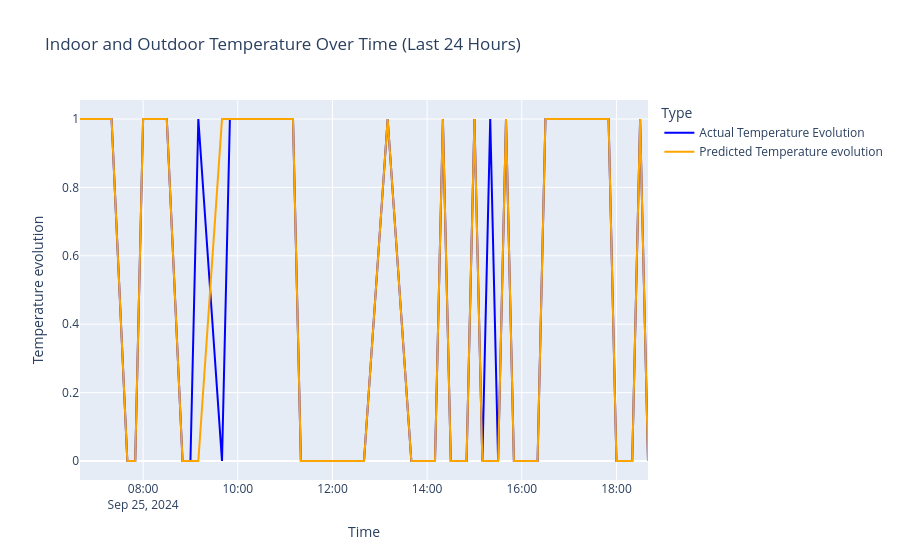

Here is the notebook cell this chart was saved with:
### Code cell
# Convert 'ts' column to datetime format if it's not already
df['ts'] = pd.to_datetime(df['ts'])  # Convert 'ts' to datetime

# Create a new DataFrame to hold the actual and predicted values along with outdoor temperature
results_df = df[['ts', 'trend']].copy()  # Copy the time series and actual indoor temperature
results_df['predicted_trend'] = best_model.predict(X)  # Add predicted indoor temperature using the model

# Filter the results to include only the last 24 hours
last_24_hours = results_df[results_df['ts'] >= results_df['ts'].max() - pd.Timedelta(hours=12)]  # Select data from the last 24 hours

with warnings.catch_warnings(): ## Ignore this future warning since it is a Plotly problem, not a problem with my code
    warnings.simplefilter("ignore", FutureWarning)
    # Create the plotly figure
    fig = go.Figure()
    
    # Add traces for actual indoor temperature, predicted indoor temperature, and outdoor temperature
    fig.add_trace(go.Scatter(x=last_24_hours['ts'], y=last_24_hours['trend'], mode='lines', name='Actual Temperature Evolution', line=dict(color='blue')))  # Trace for actual indoor temperature
    fig.add_trace(go.Scatter(x=last_24_hours['ts'], y=last_24_hours['predicted_trend'], mode='lines', name='Predicted Temperature evolution', line=dict(color='orange')))  # Trace for predicted indoor temperature
    
    # Update layout
    fig.update_layout(title='Indoor and Outdoor Temperature Over Time (Last 24 Hours)',  # Set the title of the plot
                      xaxis_title='Time',  # Label for the x-axis
                      yaxis_title='Temperature evolution',  # Label for the y-axis
                      legend_title='Type',  # Title for the legend
                      hovermode='x')  # Enable hover mode for better interaction
    
    # Show the plot
    fig.show()  # Display the plot

### Figure 1 — Plotly figure (JSON) as saved in the notebook; plotly's stock layout.template omitted (floating-point values rounded to 4 significant figures)
{"data": [{"line": {"color": "blue"}, "mode": "lines", "name": "Actual Temperature Evolution", "type": "scatter", "x": ["2024-09-25T06:40:00", "2024-09-25T07:00:00", "2024-09-25T07:20:00", "2024-09-25T07:40:00", "2024-09-25T07:50:00", "2024-09-25T08:00:00", "2024-09-25T08:10:00", "2024-09-25T08:20:00", "2024-09-25T08:30:00", "2024-09-25T08:50:00", "2024-09-25T09:00:00", "2024-09-25T09:10:00", "2024-09-25T09:40:00", "2024-09-25T09:50:00", "2024-09-25T10:30:00", "2024-09-25T10:40:00", "2024-09-25T10:50:00", "2024-09-25T11:10:00", "2024-09-25T11:20:00", "2024-09-25T11:30:00", "2024-09-25T11:40:00", "2024-09-25T11:50:00", "2024-09-25T12:00:00", "2024-09-25T12:10:00", "2024-09-25T12:40:00", "2024-09-25T13:10:00", "2024-09-25T13:40:00", "2024-09-25T13:50:00", "2024-09-25T14:10:00", "2024-09-25T14:20:00", "2024-09-25T14:30:00", "2024-09-25T14:40:00", "2024-09-25T14:50:00", "2024-09-25T15:00:00", "2024-09-25T15:10:00", "2024-09-25T15:20:00", "2024-09-25T15:30:00", "2024-09-25T15:40:00", "2024-09-25T15:50:00", "2024-09-25T16:00:00", "2024-09-25T16:20:00", "2024-09-25T16:30:00", "2024-09-25T16:40:00", "2024-09-25T17:00:00", "2024-09-25T17:10:00", "2024-09-25T17:20:00", "2024-09-25T17:30:00", "2024-09-25T17:40:00", "2024-09-25T17:50:00", "2024-09-25T18:00:00", "2024-09-25T18:10:00", "2024-09-25T18:20:00", "2024-09-25T18:30:00", "2024-09-25T18:40:00"], "y": [1, 1, 1, 0, 0, 1, 1, 1, 1, 0, 0, 1, 0, 1, 1, 1, 1, 1, 0, 0, 0, 0, 0, 0, 0, 1, 0, 0, 0, 1, 0, 0, 0, 1, 0, 1, 0, 1, 0, 0, 0, 1, 1, 1, 1, 1, 1, 1, 1, 0, 0, 0, 1, 0]}, {"line": {"color": "orange"}, "mode": "lines", "name": "Predicted Temperature evolution", "type": "scatter", "x": ["2024-09-25T06:40:00", "2024-09-25T07:00:00", "2024-09-25T07:20:00", "2024-09-25T07:40:00", "2024-09-25T07:50:00", "2024-09-25T08:00:00", "2024-09-25T08:10:00", "2024-09-25T08:20:00", "2024-09-25T08:30:00", "2024-09-25T08:50:00", "2024-09-25T09:00:00", "2024-09-25T09:10:00", "2024-09-25T09:40:00", "2024-09-25T09:50:00", "2024-09-25T10:30:00", "2024-09-25T10:40:00", "2024-09-25T10:50:00", "2024-09-25T11:10:00", "2024-09-25T11:20:00", "2024-09-25T11:30:00", "2024-09-25T11:40:00", "2024-09-25T11:50:00", "2024-09-25T12:00:00", "2024-09-25T12:10:00", "2024-09-25T12:40:00", "2024-09-25T13:10:00", "2024-09-25T13:40:00", "2024-09-25T13:50:00", "2024-09-25T14:10:00", "2024-09-25T14:20:00", "2024-09-25T14:30:00", "2024-09-25T14:40:00", "2024-09-25T14:50:00", "2024-09-25T15:00:00", "2024-09-25T15:10:00", "2024-09-25T15:20:00", "2024-09-25T15:30:00", "2024-09-25T15:40:00", "2024-09-25T15:50:00", "2024-09-25T16:00:00", "2024-09-25T16:20:00", "2024-09-25T16:30:00", "2024-09-25T16:40:00", "2024-09-25T17:00:00", "2024-09-25T17:10:00", "2024-09-25T17:20:00", "2024-09-25T17:30:00", "2024-09-25T17:40:00", "2024-09-25T17:50:00", "2024-09-25T18:00:00", "2024-09-25T18:10:00", "2024-09-25T18:20:00", "2024-09-25T18:30:00", "2024-09-25T18:40:00"], "y": [1, 1, 1, 0, 0, 1, 1, 1, 1, 0, 0, 0, 1, 1, 1, 1, 1, 1, 0, 0, 0, 0, 0, 0, 0, 1, 0, 0, 0, 1, 0, 0, 0, 1, 0, 0, 0, 1, 0, 0, 0, 1, 1, 1, 1, 1, 1, 1, 1, 0, 0, 0, 1, 0]}], "layout": {"autosize": true, "hovermode": "x", "legend": {"title": {"text": "Type"}}, "title": {"text": "Indoor and Outdoor Temperature Over Time (Last 24 Hours)"}, "xaxis": {"autorange": true, "range": ["2024-09-25 06:40", "2024-09-25 18:40"], "title": {"text": "Time"}, "type": "date"}, "yaxis": {"autorange": true, "range": [-0.05556, 1.056], "title": {"text": "Temperature evolution"}, "type": "linear"}}}
